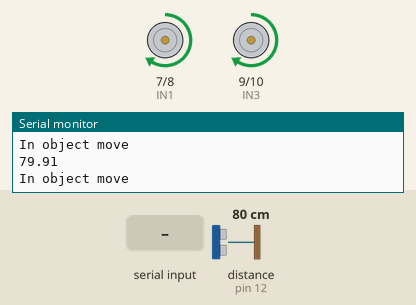
Bench run of a sketch on a simulated Arduino Uno, built with avr-gcc and run on an emulated ATmega328P. Parts: motor-driver pin pairs drawn as motors (green arrow = first pin HIGH = forward, orange = second pin HIGH = backward, longer = more drive, scaled by the enable pin), the last lines printed to the serial monitor. Wiring (inferred from the names in the program): ultrasonic range finder: trigger pin 13; echo pin 12. The inputs (shaded band) are chosen by the test bench; at power-on: distance to the obstacle (sensor on pin 12) 80 cm. The echo pulse lasts 58.3 µs per cm.

Above: at 1.8 s.
1.9 s: distance to the obstacle (sensor on pin 12) set to 34 cm
4.9 s: distance to the obstacle (sensor on pin 12) set to 27 cm
At 5.75 s:
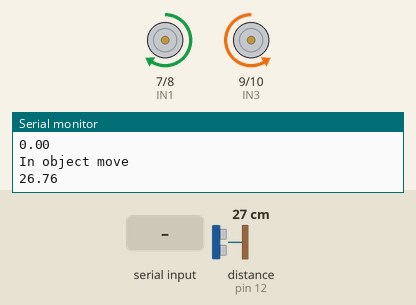
At 6.2 s:
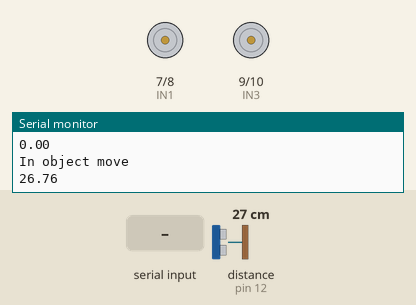
7.9 s: "back" received over Serial
At 10.4 s:
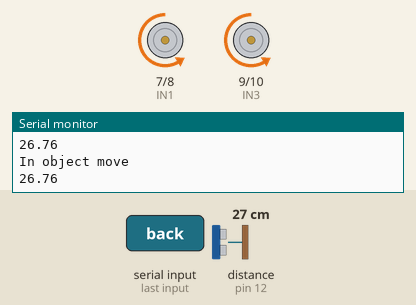
Timing chart, 0 to 16.5 s (numbered marks = the images above; inputs shaded):
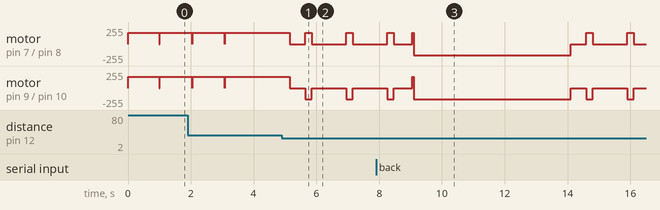

Measured:
- the behaviour switches between 31 and 30 cm on distance to the obstacle (sensor on pin 12) (found by bisection; images 0 and 1)
- after the input at 4.9 s, motor on pin 7 (IN1) / pin 8 (IN2): goes stopped 0.50 s, forward 170/255 0.20 s, stopped 1.1 s, forward 170/255 0.20 s, then stopped, starting after 0.25 s; motor on pin 9 (IN3) / pin 10 (IN4): goes stopped 0.50 s, backward 170/255 0.20 s, stopped 1.1 s, backward 170/255 0.20 s, then stopped, starting after 0.25 s
- by itself, motor on pin 7 (IN1) / pin 8 (IN2), motor on pin 9 (IN3) / pin 10 (IN4): alternates forward 170/255 for 1.0 s and stopped for 0.01 s

The sketch:

VoiceControl3.ino
```cpp
#include <Adafruit_GPS.h>
#include <SoftwareSerial.h>


#define echoPin 12
#define trigPin 13
#define IN1  7   //K1、K2 motor direction
#define IN2  8     //K1、K2 motor direction
#define IN3  9    //K3、K4 motor direction
#define IN4  10   //K3、K4 motor direction
#define ENA  5    // Needs to be a PWM pin to be able to control motor speed ENA
#define ENB  6    // Needs to be a PWM pin to be able to control motor speed ENA
String voice;
float duration, distance;
String string, conca;
int x;


/*motor control*/
void go_ahead()  //motor rotate clockwise -->robot go ahead
{
  digitalWrite(IN1, HIGH);
  digitalWrite(IN2, LOW);
  digitalWrite(IN3, HIGH);
  digitalWrite(IN4,LOW);
}
void go_back() //motor rotate counterclockwise -->robot go back
{
  digitalWrite(IN1, LOW);
  digitalWrite(IN2, HIGH);
  digitalWrite(IN3, LOW);
  digitalWrite(IN4,HIGH);
}
void go_stop() //motor brake -->robot stop
{
  digitalWrite(IN1, LOW);
  digitalWrite(IN2, LOW);
  digitalWrite(IN3, LOW);
  digitalWrite(IN4,LOW);
}
void turn_right(int t)  //left motor rotate clockwise and right motor rotate counterclockwise -->robot turn right
{
  digitalWrite(IN1, LOW);
  digitalWrite(IN2, HIGH);
  digitalWrite(IN3, HIGH);
  digitalWrite(IN4, LOW);
  delay(t);
}
void turn_left(int t) //left motor rotate counterclockwise and right motor rotate clockwise -->robot turn left
{
  digitalWrite(IN1, HIGH);
  digitalWrite(IN2, LOW);
  digitalWrite(IN3, LOW);
  digitalWrite(IN4, HIGH);
  delay(t);
}
/*set motor speed */
void set_motorspeed(int lspeed,int rspeed) //change motor speed
{
  analogWrite(ENA,lspeed);//lspeed:0-255
  analogWrite(ENB,rspeed);//rspeed:0-255
}
void setup() {
  /******L298N******/
  Serial.begin(9600);
  pinMode(IN1, OUTPUT);
  pinMode(IN2, OUTPUT);
  pinMode(IN3, OUTPUT);
  pinMode(IN4, OUTPUT);
  pinMode(ENA, OUTPUT);
  pinMode(ENB, OUTPUT);
  pinMode(trigPin, OUTPUT);
  pinMode(echoPin, INPUT);

  set_motorspeed(170,170);
}
void object_move(){
  distancefunc();
  if (distance <=30 && distance >=2) {
  digitalWrite(IN1, LOW);
  digitalWrite(IN2, LOW);
  digitalWrite(IN3, LOW);
  digitalWrite(IN4,LOW);
      delay(500);
    digitalWrite(IN1, HIGH);
    digitalWrite(IN2, LOW);
    digitalWrite(IN3, LOW);
    digitalWrite(IN4, HIGH);
    delay(200);
  digitalWrite(IN1, LOW);
  digitalWrite(IN2, LOW);
  digitalWrite(IN3, LOW);
  digitalWrite(IN4,LOW);
      delay(600);
    digitalWrite(IN1, HIGH);
    digitalWrite(IN2, LOW);
    digitalWrite(IN3, HIGH);
    digitalWrite(IN4, LOW);
  }

}

void distancefunc() {
  duration = pulseIn(echoPin, HIGH);
  distance = (duration / 2) * 0.0344;
  string = "Obst dist:";
  conca = string + distance;
// for (x = 0; x<=3; x++){
    Serial.println(distance);
    if (distance <=30) {
  digitalWrite(IN1, LOW);
  digitalWrite(IN2, LOW);
  digitalWrite(IN3, LOW);
  digitalWrite(IN4,LOW);
    }
    else {
//      serial.println("No obstacle found");
    }

//}
}
void loop() {
    go_ahead();
    Serial.println("In object move\n");
    object_move();
while(Serial.available()>0)
  {
    delay(10);
    char c=Serial.read();
    if(c=='#')
    {
      break;
    }
    voice+=c;
    }
   if(voice=="back"){
    digitalWrite(IN1, LOW);
    digitalWrite(IN2, HIGH);
    digitalWrite(IN3, LOW);
    digitalWrite(IN4, HIGH);
     delay(5000);
    }
  else
    if(voice=="forward"){
    digitalWrite(IN1, HIGH);
    digitalWrite(IN2, LOW);
    digitalWrite(IN3, HIGH);
    digitalWrite(IN4, LOW);
   object_move();
    }
  else
   if(voice=="left"){
    digitalWrite(IN1, LOW);
    digitalWrite(IN2, HIGH);
    digitalWrite(IN3, HIGH);
    digitalWrite(IN4, LOW);
    delay(200);
    }
  else
   if(voice=="right"){
    digitalWrite(IN1, HIGH);
    digitalWrite(IN2, LOW);
    digitalWrite(IN3, LOW);
    digitalWrite(IN4, HIGH);
    delay(200);   }
   if(voice.length()>0)
    {
      Serial.println(voice);
       voice="";
    digitalWrite(IN1, LOW);
    digitalWrite(IN2, LOW);
    digitalWrite(IN3, LOW);
    digitalWrite(IN4, LOW);
    }
//    object_move();
  digitalWrite(trigPin, LOW);
//    object_move();
  delayMicroseconds(2);
//    object_move();
  digitalWrite(trigPin, HIGH);
  delayMicroseconds(10);
//    object_move();
  digitalWrite(trigPin, LOW);
//  object_move();
//  distance_func();

}
```
